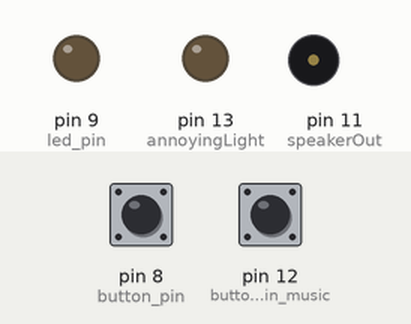
This sketch was run on a simulated Arduino Uno, built with avr-gcc and run on an emulated ATmega328P. Shown: output pins drawn as LEDs (lit = HIGH), buzzer (waves = sounding). The test bench sets the inputs (shaded band); at power-on: pin 8 (button_pin) LOW, pin 12 (button_pin_music) LOW.

Above: at 1.2 s.
1.3 s: pin 8 (button_pin) pulled HIGH for 0.15 s
At 2.3 s:
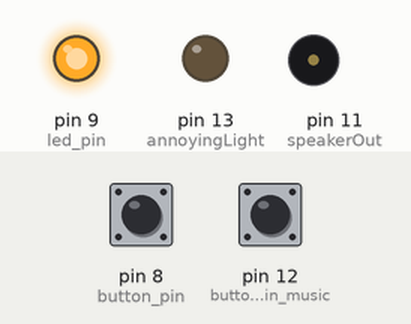
2.9 s: pin 12 (button_pin_music) pulled HIGH for 0.15 s
At 4.0 s:
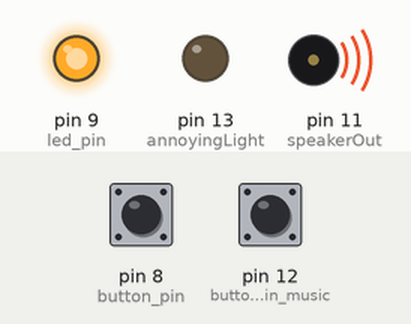
Timing chart, 0 to 43.4 s (numbered marks = the images above; inputs shaded):
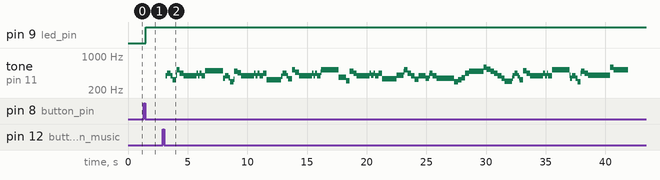

Measured:
- after the input at 1.3 s, pin 9 (led_pin): LOW → HIGH after 0.20 s
- after the input at 2.9 s, tone on pin 11 (speakerOut): plays 391 Hz for 0.16 s, 438 Hz for 0.28 s, 397 Hz for 0.16 s, 326 Hz for 0.28 s, 400 Hz for 0.04 s, 520 Hz for 0.28 s … (100 notes in this stretch), starting after 0.25 s

The sketch:

ArduinoCode_LEDLight.ino
```cpp
//**********************************************************************************************************************************
//******************************************************************Stuff for LED***************************************************
//**********************************************************************************************************************************
#define button_pin 8 //The push button is on pin 8
#define led_pin 9 //The LED is on PWM pin 9
#define blinkTime 250 //Blink time
#define annoyingLight 13 //This is just to turn off the built in LED

int pushState = 0;           //These two variables keep track of the button pushes
int prevPushState = 0;
int realPushState;
int pushStateCount = 0;      //This is used to iterate between LED states
int modSwitchState;

//These two variables keep track of LED blinking
unsigned long previousTime = 0;
int ledBlinkState = LOW;

//These variables are used for debounce
//Code for button debounce modified from https://www.arduino.cc/en/Tutorial/Debounce
unsigned long lastDebounceTime = 0;  // the last time the output pin was toggled
unsigned long debounceDelay = 50;    // the debounce time; increase if the output flickers

void button_push() {
  //Keep track of the previous state of the button. Records when the button is released. Add 1 to the counter for every button push
  prevPushState = pushState;
  pushState = digitalRead(button_pin);
  if (pushState != prevPushState) {
    lastDebounceTime = millis();
  }
  if ((millis() - lastDebounceTime) > debounceDelay) {
    if (pushState != realPushState) {
      realPushState = pushState;
      if (realPushState == LOW) {
        pushStateCount++;
      }
    }
  }
  modSwitchState = pushStateCount % 5;
}

void set_LED_state() {
  //Use mod division to keep track of which state. 0 = led off, 1 = bright, 2 = intermediate, 3 = dim, 4 = blinking
  switch (modSwitchState) {
    case 0:
      analogWrite(led_pin, 0); //Off
      break;
    case 1:
      brightest();
      break;
    case 2:
      intermediate();
      break;
    case 3:
      dimmest();
      break;
    case 4:
      flashing();
      break;
  }
}

void brightest() {
  analogWrite(led_pin, 255);  //Brightest. AnalogWrite has built in PWM
}

void intermediate() {
  analogWrite(led_pin, 75);  //Intermediate
}

void dimmest() {
  analogWrite(led_pin, 10);  //least bright
}

void flashing() {
  //This blinking code was based on https://www.arduino.cc/en/Tutorial/BlinkWithoutDelay
  //Basically, it keeps track of every 250ms interval and changes the LED from on to off or vice versa
  unsigned long currentTime = millis();
  if (currentTime - previousTime >= blinkTime) {
    previousTime = currentTime;
    if (ledBlinkState == LOW) {
      ledBlinkState = HIGH;
    } else {
      ledBlinkState = LOW;
    }
    digitalWrite(led_pin, ledBlinkState);
  }
}
//**********************************************************************************************************************************
//******************************************************************Stuff for Music*************************************************
//**********************************************************************************************************************************
// Music code based on : https://www.arduino.cc/en/Tutorial/PlayMelody
// TONES  ==========================================
// Start by defining the relationship between
//       note, period, &  frequency.
#define  D4     3400    // 294 Hz
#define  E     3038    // 329 Hz
#define  F     2864    // 349 Hz
#define  G     2550    // 392 Hz
#define  A     2272    // 440 Hz
#define  B     2028    // 493 Hz
#define  C     1912    // 523 Hz
#define D5     1703

// DURATION OF THE NOTES
#define BPM 200    //  you can change this value changing all the others
#define h 2*q //half 2/4
#define q 6000/BPM //quarter 1/4
#define e q/2   //eighth 1/8
#define w 4*q // whole 4/4
#define d 3*q //dotted half


// SETUP ============================================
// Set up speaker on a PWM pin (digital 9, 10 or 11)
#define speakerOut 11 //The speaker output is on pin 11
#define button_pin_music 12 //The push button is on pin 12

// MELODY and TIMING  =======================================
//  melody[] is an array of notes, accompanied by beats[],
//  which sets each note's relative length (higher #, longer note)
int melody[] = {
  G, A, G, E, C,
  A, G,
  G, A, G, A, G, C,
  B,
  F, G, F, D4, B,
  A, G,
  G, A, G, A, G, A,
  E,
  //Measure 9
  G, A, G, E, C,
  A, G,
  G, A, G, A, G, C,
  B,
  F, G, F, D4, B,
  A, G,
  G, A, G, A, G, A,
  E,
  //Measure 17
  A, A, C, A,
  G, E, G,
  F, A, G, F,
  E,
  D4, E, G, A,
  B, B, B,
  D5, C, B, A,
  G, F, D4,
  //Measure 25
  G, A, G, E, C,
  A, G,
  G, A, G, A, G, C,
  B,
  F, G, F, D4, B,
  A, G,
  G, A, G, A, G, D5,
  C
};
int beats[]  = {   e, q, e, q, q,
                   q, d,
                   e, e, e, e, q, q,
                   w,
                   e, q, e, q, q,
                   q, d,
                   e, e, e, e, q, q,
                   w,
                   //Measure 9
                   e, q, e, q, q,
                   q, d,
                   e, e, e, e, q, q,
                   w,
                   e, q, e, q, q,
                   q, d,
                   e, e, e, e, q, q,
                   w,
                   //Measure 17
                   q, q, q, q,
                   q, q, h,
                   q, q, q, q,
                   w,
                   q, q, q, q,
                   q, q, h,
                   q, q, q, q,
                   q, q, h,
                   //Measure 25
                   e, q, e, q, q,
                   q, d,
                   e, e, e, e, q, q,
                   w,
                   e, q, e, q, q,
                   q, d,
                   e, e, e, e, q, q,
                   w,
               };
int MAX_COUNT = sizeof(melody) / 2; // Melody length, for looping.

// Set overall tempo
long tempo = 10000;
// Set length of pause between notes
int pause = 500;
// Loop variable to increase Rest length
int rest_count = 100;

// Initialize core variables
int tone_ = 0;
int beat = 0;
long duration  = 0;

//These variables keep track of the button pushes
int pushState_music = 0;
int prevPushState_music = 0;
int realPushState_music;

// PLAY TONE  ==============================================
// Pulse the speaker to play a tone for a particular duration
void playTone() {
  long elapsed_time = 0;
  if (tone_ > 0) { // if this isn't a Rest beat, while the tone has
    //  played less long than 'duration', pulse speaker HIGH and LOW
    while (elapsed_time < duration) {

      digitalWrite(speakerOut, HIGH);
      delayMicroseconds(tone_ / 2);

      // DOWN
      digitalWrite(speakerOut, LOW);
      delayMicroseconds(tone_ / 2);

      // Keep track of how long we pulsed
      elapsed_time += (tone_);
    }
  }
}

void play_music() {
  prevPushState_music = pushState_music;
  pushState_music = digitalRead(button_pin_music);
  if (pushState_music != prevPushState_music) {
    lastDebounceTime = millis();
  }
  if ((millis() - lastDebounceTime) > debounceDelay) {
    if (pushState_music != realPushState_music) {
      realPushState_music = pushState_music;
      if (realPushState_music == LOW) {
        for (int i = 0; i < MAX_COUNT; i++) {
          tone_ = melody[i];
          beat = beats[i];
          duration = beat * tempo; // Set up timing
          playTone();
          // A pause between notes...
          delayMicroseconds(pause);
        }
      }
    }
  }
}

//**********************************************************************************************************************************
//******************************************************************SETUP AND LOOP**************************************************
//**********************************************************************************************************************************
void setup() {
  //Initialize pins. led pin is an output, button pin is an input
  pinMode(led_pin, OUTPUT);
  pinMode(button_pin, INPUT);
  pinMode(annoyingLight, OUTPUT);
  //I'm turning off the annoying LED built into pin 13
  digitalWrite(annoyingLight, LOW);
  pinMode(button_pin_music, INPUT);
  pinMode(speakerOut, OUTPUT);
}

void loop() {
  button_push();
  set_LED_state();
  play_music();
}
```
